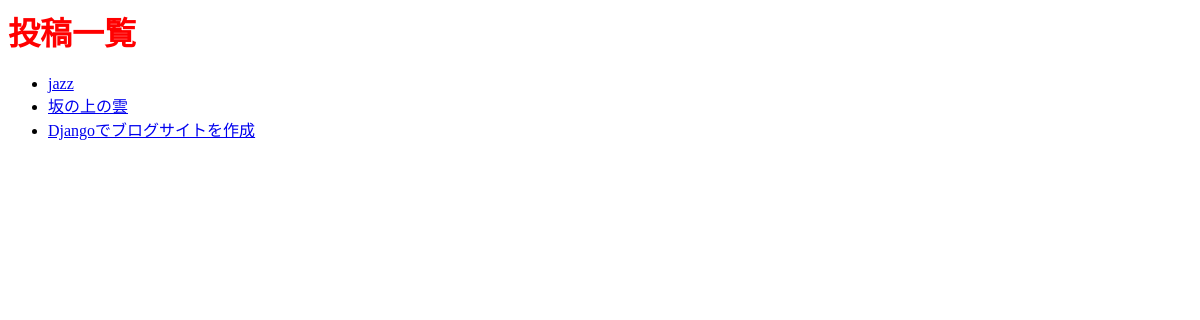
The app's page /, older data.
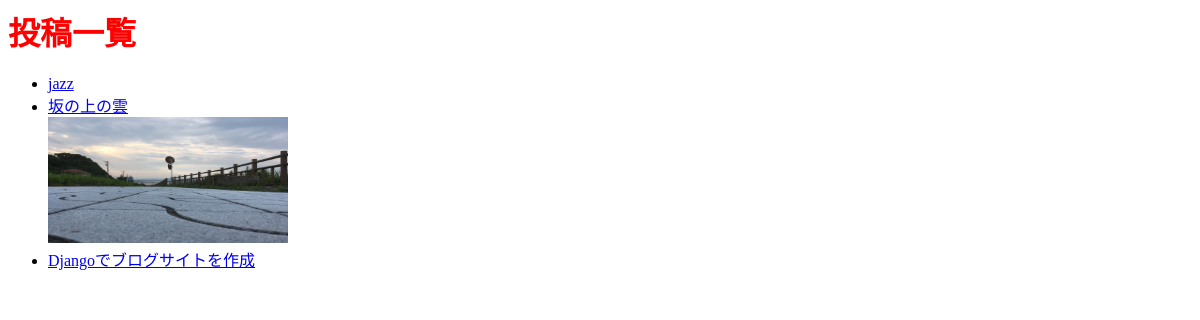
The same page, newer data.
### blog/models.py (models this page shows, shortened)
class Post(models.Model):
    category = models.ForeignKey(Category, on_delete=models.PROTECT)
    tags = models.ManyToManyField(Tag, blank=True)
    title = models.CharField(max_length=255)
    content = models.TextField()
    description = models.TextField(blank=True)
    created_at = models.DateTimeField(auto_now_add=True)
    updated_at = models.DateTimeField(auto_now=True)
    published_at = models.DateTimeField(blank=True, null=True)
    is_public = models.BooleanField(default=False)
    image = models.ImageField(
        upload_to='post_images/', null=True, blank=True)
    class Meta:
        ordering = ['-created_at']

### blog/views.py (the view)
# urls.py: path('', IndexView.as_view(), name='index'),
class IndexView(ListView):
    model = Post
    template_name = 'blog/index.html'

### blog/templates/blog/index.html (shortened to what this page needs)
{% load static %}
<link rel="stylesheet" href="{% static 'blog/css/blog.css' %}">
<h1>投稿一覧</h1>
<ul>
    {% for post in object_list %}
    {% if user.is_authenticated or post.is_public %}
    <li>{% if not post.is_public %}[下書き] {% endif %}
        <a href="{% url 'blog:post_detail' post.id %}">{{ post.title }}</a>
        <br>
        {% if post.image %}
        <a href="{% url 'blog:post_detail' post.id %}">
            <img src="{{ post.image.url }}" alt="{{ post.title }}" width="240" height="126">
        </a>
        {% endif %}
    </li>
    {% endif %}
    {% empty %}
    <li>まだ投稿はありません。</li>
    {% endfor %}
</ul>

### blog/static/blog/css/blog.css (style rules this page uses)
h1 { color: red; }

Row changes from the older to the newer data that the page shows:
changed Post "坂の上の雲": image: picture added
